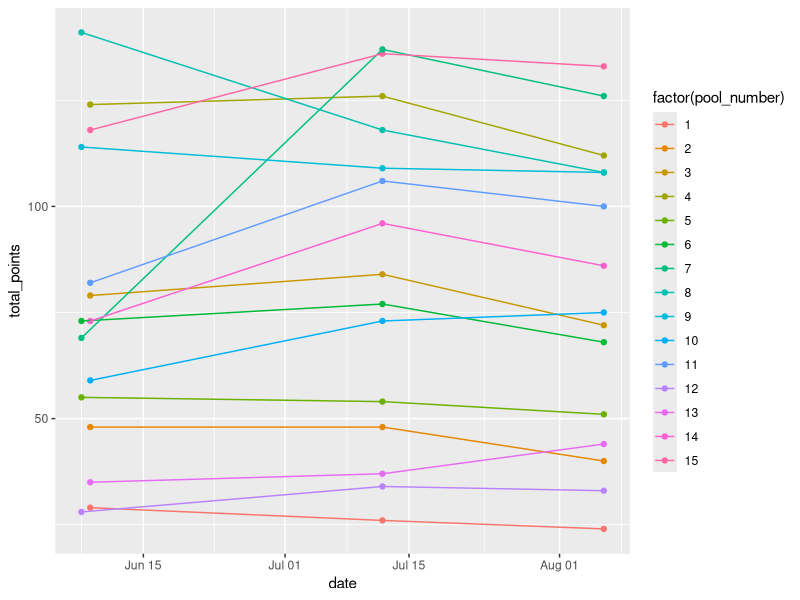
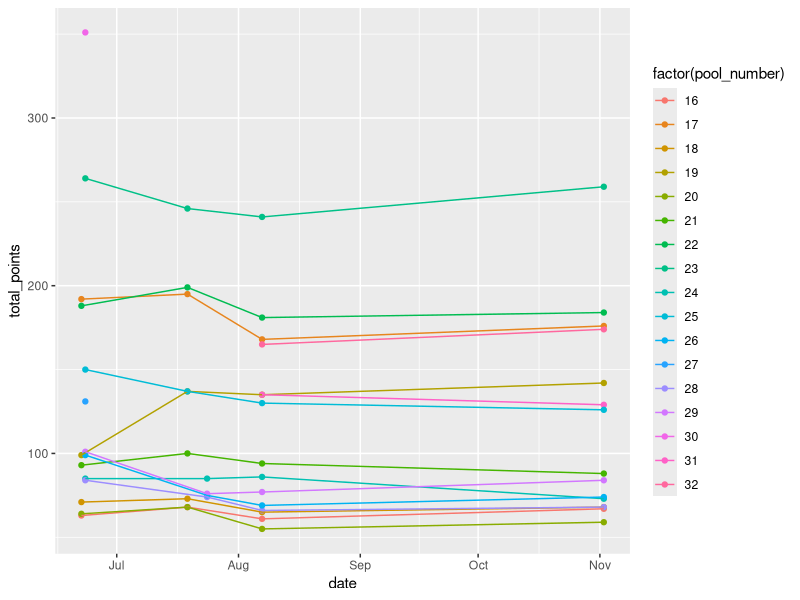
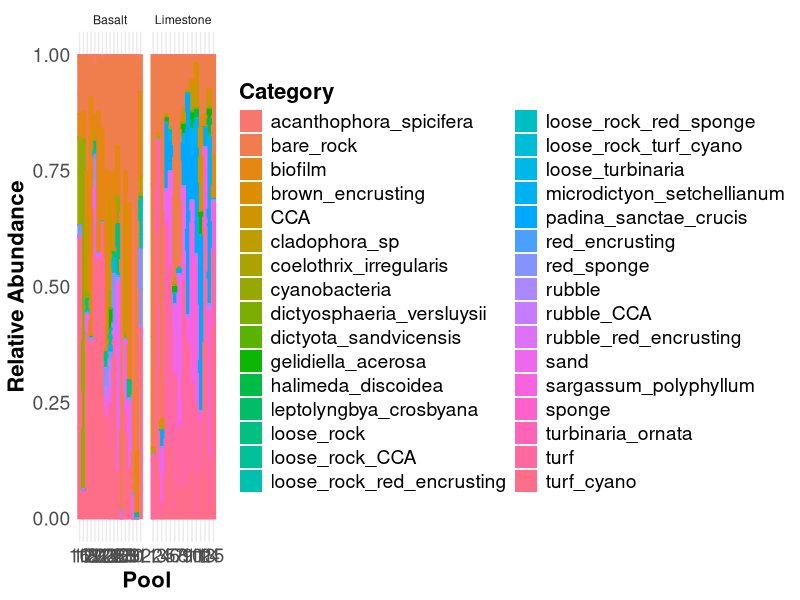
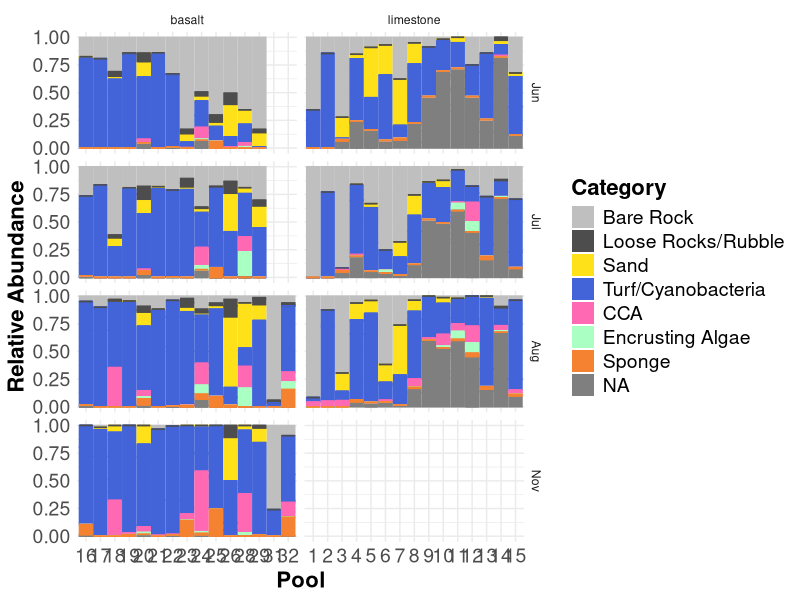
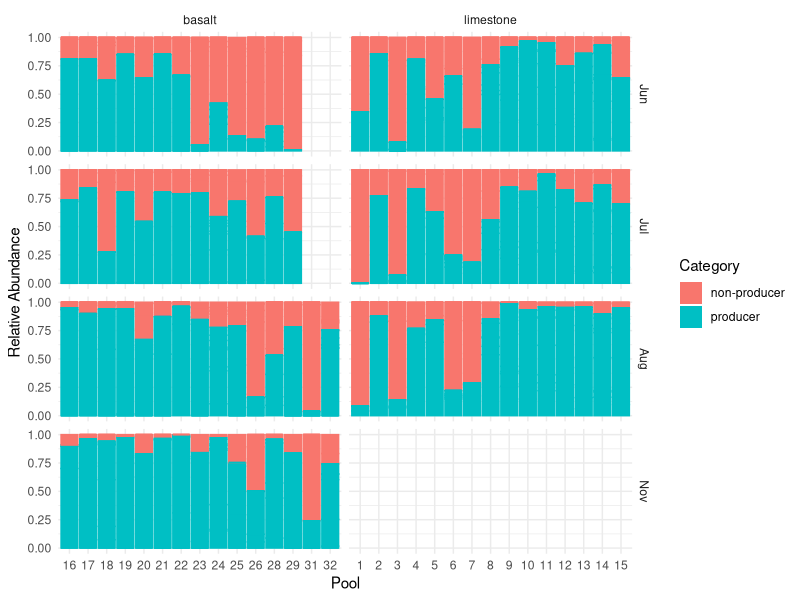
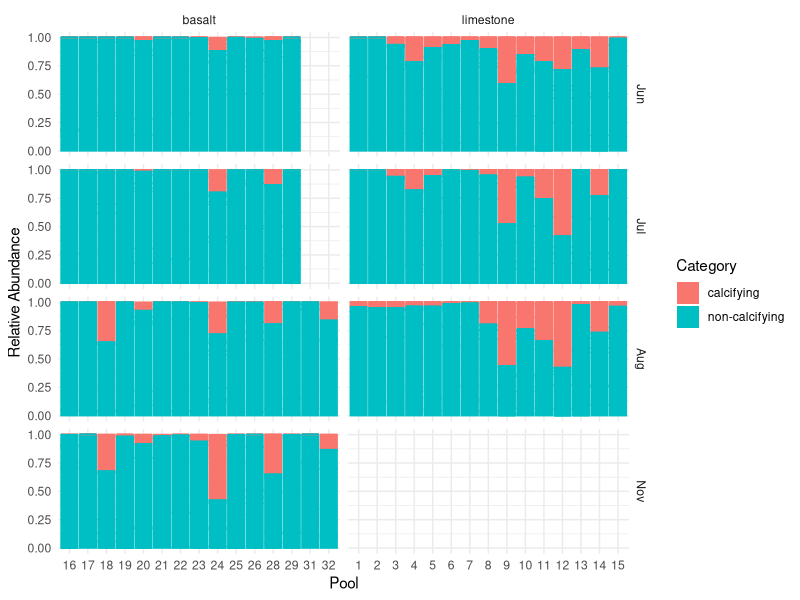

These charts were generated, in order, by the following R code: (Note: this script raises an error after producing the figures.)
## ---- chunk 1
library(tidyverse)
library(here)
## ---- chunk 2
benthic <- read_csv(here("Data", "benthic_community_composition.csv"))
mobile <- read_csv(here("Data", "mobile_community_composition.csv"))
tp_parameters <- read_csv(here("Data", "tidepool_parameters.csv"))
categories <- read_csv(here("Data", "community_composition_categories.csv"))
## ---- chunk 3
benthic %>% filter(site %in% "Kaihalulu Beach") %>% ggplot(aes(x = date, y = total_points, color = factor(pool_number))) + geom_point() + geom_line() 
## ---- chunk 4
benthic %>% filter(site %in% "Sandy Beach") %>% ggplot(aes(x = date, y = total_points, color = factor(pool_number))) + geom_point() + geom_line() 
## ---- chunk 5
benthic$month <- month(benthic$date, label = TRUE)
## ---- chunk 6
benthic_long <- benthic %>%
  select(-c("notes":"observers")) %>%
  pivot_longer(
    cols = c("bare_rock":"red_sponge"),
    names_to = "id",
    values_to = "num_points")
## ---- chunk 7
benthic_categories <- left_join(benthic_long, categories)
## ---- chunk 8
benthic_long <- benthic_long %>%
                mutate(spp_percent_cover = (num_points/total_points)*100)
## ---- chunk 9
benthic_long %>% ggplot(aes(x= factor(pool_number),
               y = num_points, 
               fill= factor(id), 
               color= id)) + # set lines surrounding each color to match the fill colors 
      geom_bar(stat="identity", position="fill") + # stacked bars
      facet_wrap(~substrate, scales = "free_x",
                 labeller = as_labeller(c(basalt = "Basalt", limestone = "Limestone"))) + 
  
      labs(x = "Pool", # labels
           y="Relative Abundance",
           fill = "Category") +

      theme_minimal() +  # theme
      theme(title = element_text(size = 18, face = "bold"), # make title bigger and bold
            axis.title = element_text(size = 16), # make all text bigger
            axis.text = element_text(size = 14),
            legend.title = element_text(size = 16),
            legend.text = element_text(size = 14)) +
    
      
      guides(color = "none") #+ # keep only legend for fill since fill and color are the same
      
#      scale_fill_manual(values = c('#e6194b', '#3cb44b', "lightblue", '#4363d8', '#f58231', '#000075', '#46f0f0', '#f032e6', '#fabebe', '#800000', '#008080',  '#e6beff', '#aaffc3', '#ffe119' , '#808000')) +
      
#      scale_color_manual(values = c('#e6194b', '#3cb44b', "lightblue", '#4363d8', '#f58231', '#000075', '#46f0f0', '#f032e6', '#fabebe', '#800000', '#008080',  '#e6beff', '#aaffc3', '#ffe119' , '#808000'))
## ---- chunk 10
benthic_categories_pcover <- benthic_categories %>%
                             mutate(cat_percent_cover = (num_points/total_points)*100) %>%
                             select(-c(total_points, id, num_points, production, calcification)) %>%
                             group_by(date, site, water_date, pool_number, substrate, category, category_name) %>%
                             mutate(cat_percent_cover = sum(cat_percent_cover)) %>%
                             distinct(date, site, water_date, pool_number, substrate, .keep_all = TRUE)  # Ensure only one row per pool
## ---- chunk 11
# Change order levels 
benthic_categories$category_name <- factor(benthic_categories$category_name, 
                                             levels=c("Bare Rock", "Loose Rocks/Rubble", "Sand", "Turf/Cyanobacteria", "CCA", "Encrusting Algae", "Brown Algae", "Red Algae", "Green Algae", "Sponge"))
## ---- chunk 12
benthic_categories %>% 
  filter(!pool_number %in% c(27, 30)) %>%
  ggplot(aes(x= factor(pool_number),
               y = num_points, 
               fill= factor(category_name), 
               color= category_name)) + # set lines surrounding each color to match the fill colors
      geom_bar(stat="identity", position="fill") + # stacked bars
      facet_grid(month ~substrate, scales = "free_x") +
  
      labs(x = "Pool", # labels
           y="Relative Abundance",
           fill = "Category") +

      theme_minimal() +  # theme
      theme(title = element_text(size = 18, face = "bold"), # make title bigger and bold
            axis.title = element_text(size = 16), # make all text bigger
            axis.text = element_text(size = 14),
            legend.title = element_text(size = 16),
            legend.text = element_text(size = 14)) +
    
      
      guides(color = "none")  + # keep only legend for fill since fill and color are the same
      
      scale_fill_manual(values = c('gray75', 'gray30', '#ffe119', '#4363d8', "hotpink", '#aaffc3', '#f58231', '#e6194b', '#3cb44b', "#7C4585")) +
      
      scale_color_manual(values = c('gray75', 'gray30', '#ffe119', '#4363d8', "hotpink", '#aaffc3', '#f58231', '#e6194b', '#3cb44b', "#7C4585"))
## ---- chunk 13
benthic_producers <- benthic_categories %>%
                             mutate(cat_percent_cover = (num_points/total_points)*100) %>%
                             select(-c(total_points, id, num_points, category, category_name, calcification)) %>%
                             group_by(date, site, water_date, pool_number, substrate, production) %>%
                             mutate(prod_percent_cover = sum(cat_percent_cover)) %>%
                             distinct(date, site, water_date, pool_number, substrate, .keep_all = TRUE)  # Ensure only one row per pool
## ---- chunk 14
benthic_categories %>% 
  filter(!pool_number %in% c(27, 30)) %>%
  ggplot(aes(x= factor(pool_number),
               y = num_points, 
               fill= factor(production), 
               color= production)) + # set lines surrounding each color to match the fill colors
      geom_bar(stat="identity", position="fill") + # stacked bars
      facet_grid(month ~substrate, scales = "free_x") +
  
      labs(x = "Pool", # labels
           y="Relative Abundance",
           fill = "Category")  +
  
      guides(color = "none")  + # keep only legend for fill since fill and color are the same
      theme_minimal() 
## ---- chunk 15
benthic_calcifiers <- benthic_categories %>%
                             mutate(cat_percent_cover = (num_points/total_points)*100) %>%
                             select(-c(total_points, id, num_points, category, category_name, production)) %>%
                             group_by(date, site, water_date, pool_number, substrate, calcification) %>%
                             mutate(calc_percent_cover = sum(cat_percent_cover)) %>%
                             distinct(date, site, water_date, pool_number, substrate, .keep_all = TRUE)  # Ensure only one row per pool
## ---- chunk 16
benthic_categories %>% 
  filter(!pool_number %in% c(27, 30)) %>%
  ggplot(aes(x= factor(pool_number),
               y = num_points, 
               fill= factor(calcification), 
               color= calcification)) + # set lines surrounding each color to match the fill colors
      geom_bar(stat="identity", position="fill") + # stacked bars
      facet_grid(month ~substrate, scales = "free_x") +
  
      labs(x = "Pool", # labels
           y="Relative Abundance",
           fill = "Category")  +
  
      guides(color = "none")  + # keep only legend for fill since fill and color are the same
      theme_minimal() 
## ---- chunk 17
mobile <- left_join(mobile, tp_parameters, by = c("pool_number", "site", "substrate"))
## ---- chunk 18
mobile$month <- month(mobile$date, label = TRUE)
## ---- chunk 19
mobile_long <- mobile %>%
  select(-c("notes.x":"perimeter_m", "depth":"notes.y")) %>%
  pivot_longer(
    cols = c("hermit_crab_large":"shrimp"),
    names_to = "id",
    values_to = "count")
## ---- chunk 20
mobile_categories <- left_join(mobile_long, categories)
## ---- chunk 21
mobile_categories_density <- mobile_categories %>%
                             mutate(density = (count/surface_area_m2)) %>%
                             select(-c(count, id, surface_area_m2)) %>%
                             group_by(date, site, water_date, pool_number, substrate, category, category_name) %>%
                             mutate(density = sum(density)) %>%
                             distinct(date, site, water_date, pool_number, substrate, .keep_all = TRUE)  # Ensure only one row per pool
## ---- chunk 22
mobile_categories_density %>% 
  filter(!pool_number %in% c(27,30)) %>%
  ggplot(aes(x = factor(pool_number),
             y = log(density), 
             fill = category, 
             color = category)) +
  geom_bar(stat = "identity") +
  facet_grid(month~substrate, scale = "free_x") 
